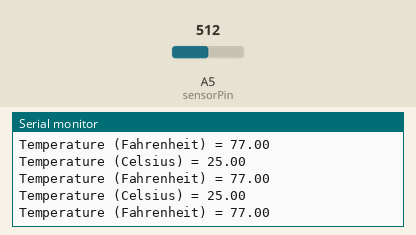
This sketch was run on a simulated Arduino Uno, built with avr-gcc and run on an emulated ATmega328P. On the bench: the last lines printed to the serial monitor. The test bench sets the inputs (shaded band); at power-on: A5 (sensorPin) = 512.

Above: at 1.3 s.
1.4 s: A5 (sensorPin) set to 716
At 1.83 s:
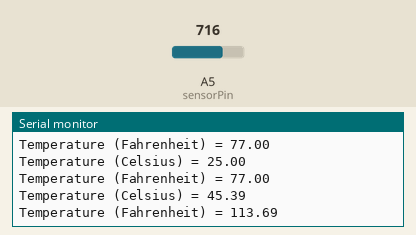
2.9 s: A5 (sensorPin) set to 900
At 3.33 s:
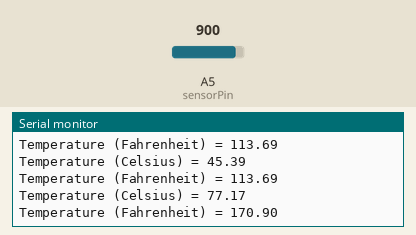
Timing chart, 0 to 5.9 s (numbered marks = the images above; inputs shaded):
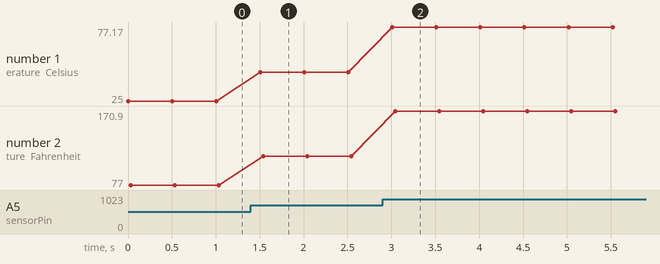

Measured:
- after the input at 1.4 s, the serial monitor: prints a new line after 0.11 s (image 1)
- after the input at 2.9 s, the serial monitor: prints a new line after 0.11 s (image 2)
- plotted number 1: 25 → 45.39 after the input at 1.4 s, 45.39 → 77.17 after the input at 2.9 s
- plotted number 2: 77 → 113.69 after the input at 1.4 s, 113.69 → 170.9 after the input at 2.9 s

The sketch:

Tsensor.ino
```cpp
#include <math.h>

//Remember to connect pin "S" to an analog pin (A5 in this example)
//Now connect the GROUND through a 220-Ohm resistor to the MIDDLE pin of the thermometer.
//Connect the +5V of the Arduino board to the pin labeled as "-" in the thermometer.
//Finally, double check that you got the connections right!!.

int sensorPin = A5; // input pin for the thermometer

double Thermistor(int RawADC)
{
  double tempC; //Temperature in Celsius
  tempC = log(10000.0 * ((1024.0 / RawADC - 1)));
  tempC = 1 / (0.001129148 + (0.000234125 + (0.0000000876741 * tempC * tempC )) * tempC );
  tempC = tempC - 273.15;            // Convert Kelvin to Celcius
  //Temp = (Temp * 9.0)/ 5.0 + 32.0; // Convert Celcius to Fahrenheit
  return tempC;
}

void setup()
{
  Serial.begin(9600);
}

void loop()
{
  int readVal = analogRead(sensorPin); //Gets the readout from the Temp sensor.
  double temp =  Thermistor(readVal); //Sends the readout to the function that calculate the real Temp in Celsius

  Serial.print("Temperature (Celsius) = ");
  Serial.println(temp);  // display tempature
  double tempF = (temp * 9.0)/ 5.0 + 32.0; // Convert Celcius to Fahrenheit
  Serial.print("Temperature (Fahrenheit) = ");
  Serial.println(tempF);  // display tempature

  delay(500);
}
```
